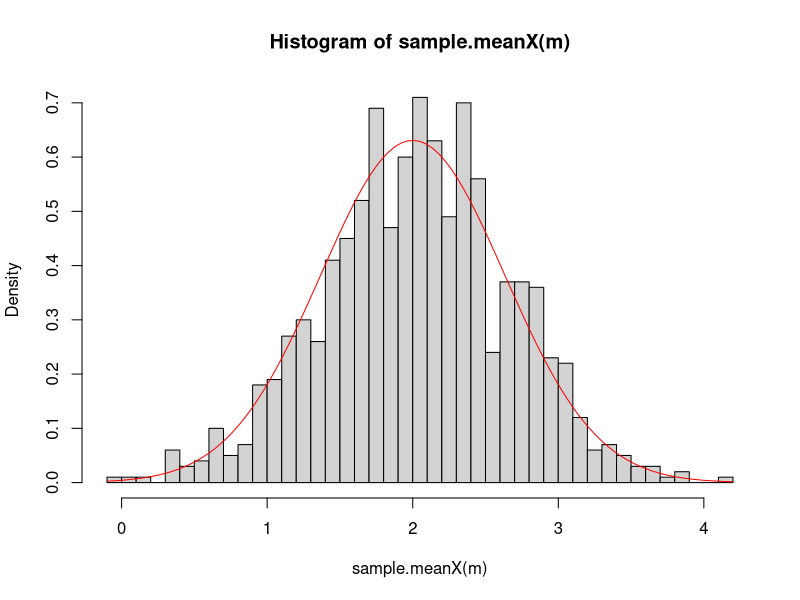

Here is the R script that generated this plot:
task1 <- function() {
    n <- 100
    x <- rnorm(n, 0, 1)
    y <- x^2
    hist(y, freq = 0, breaks = 40)
    curve(dchisq(x, df = 1), from = 0, to = 12, col = "blue", add = T)
}

task2 <- function() {
    x <- rchisq(100, 3)
    y <- rchisq(100, 5)

    hist(x + y, freq = 0, breaks = 40)
    curve(dchisq(x, df = 8), from = 0, to = 20, col = "blue", add = T)
}

task3 <- function() {
    n <- 5
    x <- rnorm(1000, 0, 1)
    y <- rchisq(1000, 5)
    z <- x / (sqrt(y / n))
    hist(z, freq = 0, breaks = 40)
    curve(dt(x, df = n), from = -12, to = 12, col = "blue", add = T)
}

task4 <- function() {
    n <- 10
    m <- 1000
    mu <- 2
    sigma <- 2

    meanX <- function() {
        x <- rnorm(n, mu, sigma)
        x_tb <- mean(x)
    }

    sample.meanX <- function(m) {
        replicate(m, meanX())
    }
    hist(sample.meanX(m), freq = 0, breaks = 40)
    curve(dnorm(x, mu, sigma / sqrt(n)), col = "red", add = T)
}

task5 <- function() {
    n <- 10
    m <- 1000
    mu <- 2
    sigma <- 2

    meanX <- function() {
        x <- rnorm(n, mu, sigma)
        x <- ((n - 1) * (var(x))) / sigma^2
    }

    sample.meanX <- function(m) {
        replicate(m, meanX())
    }
    hist(sample.meanX(m), freq = 0, breaks = 40)
    curve(dchisq(x, n - 1), col = "red", add = T)
}

task4()